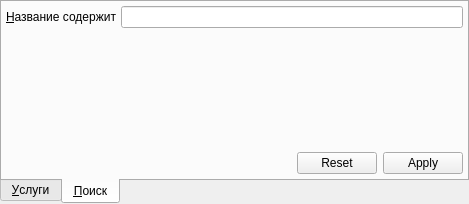
<?xml version="1.0" encoding="UTF-8"?>
<ui version="4.0">
 <class>DiagnosticServiceComboBoxPopup</class>
 <widget class="QWidget" name="DiagnosticServiceComboBoxPopup">
  <property name="geometry">
   <rect>
    <x>0</x>
    <y>0</y>
    <width>469</width>
    <height>204</height>
   </rect>
  </property>
  <property name="windowTitle">
   <string>Form</string>
  </property>
  <layout class="QHBoxLayout" name="horizontalLayout_2">
   <property name="spacing">
    <number>0</number>
   </property>
   <property name="margin">
    <number>0</number>
   </property>
   <item>
    <widget class="QTabWidget" name="tabWidget">
     <property name="tabPosition">
      <enum>QTabWidget::South</enum>
     </property>
     <property name="currentIndex">
      <number>1</number>
     </property>
     <widget class="QWidget" name="tabServices">
      <attribute name="title">
       <string>&amp;Услуги</string>
      </attribute>
      <layout class="QVBoxLayout" name="verticalLayout">
       <property name="spacing">
        <number>4</number>
       </property>
       <property name="margin">
        <number>4</number>
       </property>
       <item>
        <widget class="CTableView" name="tblServices"/>
       </item>
      </layout>
     </widget>
     <widget class="QWidget" name="tabSearch">
      <attribute name="title">
       <string>&amp;Поиск</string>
      </attribute>
      <layout class="QGridLayout" name="gridLayout" columnstretch="0,0,2" columnminimumwidth="0,0,2">
       <property name="margin">
        <number>4</number>
       </property>
       <property name="spacing">
        <number>4</number>
       </property>
       <item row="0" column="1" colspan="2">
        <widget class="QLineEdit" name="edtName"/>
       </item>
       <item row="0" column="0">
        <widget class="QLabel" name="lblName">
         <property name="sizePolicy">
          <sizepolicy hsizetype="Fixed" vsizetype="Preferred">
           <horstretch>0</horstretch>
           <verstretch>0</verstretch>
          </sizepolicy>
         </property>
         <property name="text">
          <string>&amp;Название содержит</string>
         </property>
         <property name="buddy">
          <cstring>edtName</cstring>
         </property>
        </widget>
       </item>
       <item row="4" column="0" colspan="2">
        <spacer name="horizontalSpacer">
         <property name="orientation">
          <enum>Qt::Horizontal</enum>
         </property>
         <property name="sizeHint" stdset="0">
          <size>
           <width>172</width>
           <height>20</height>
          </size>
         </property>
        </spacer>
       </item>
       <item row="4" column="2">
        <widget class="QDialogButtonBox" name="buttonBox">
         <property name="sizePolicy">
          <sizepolicy hsizetype="Maximum" vsizetype="Fixed">
           <horstretch>0</horstretch>
           <verstretch>0</verstretch>
          </sizepolicy>
         </property>
         <property name="orientation">
          <enum>Qt::Horizontal</enum>
         </property>
         <property name="standardButtons">
          <set>QDialogButtonBox::Apply|QDialogButtonBox::Reset</set>
         </property>
         <property name="centerButtons">
          <bool>false</bool>
         </property>
        </widget>
       </item>
       <item row="3" column="0">
        <spacer name="verticalSpacer">
         <property name="orientation">
          <enum>Qt::Vertical</enum>
         </property>
         <property name="sizeHint" stdset="0">
          <size>
           <width>20</width>
           <height>40</height>
          </size>
         </property>
        </spacer>
       </item>
      </layout>
     </widget>
    </widget>
   </item>
  </layout>
 </widget>
 <customwidgets>
  <customwidget>
   <class>CTableView</class>
   <extends>QTableView</extends>
   <header>library/TableView.h</header>
  </customwidget>
 </customwidgets>
 <tabstops>
  <tabstop>tabWidget</tabstop>
  <tabstop>edtName</tabstop>
  <tabstop>buttonBox</tabstop>
 </tabstops>
 <resources/>
 <connections/>
</ui>
